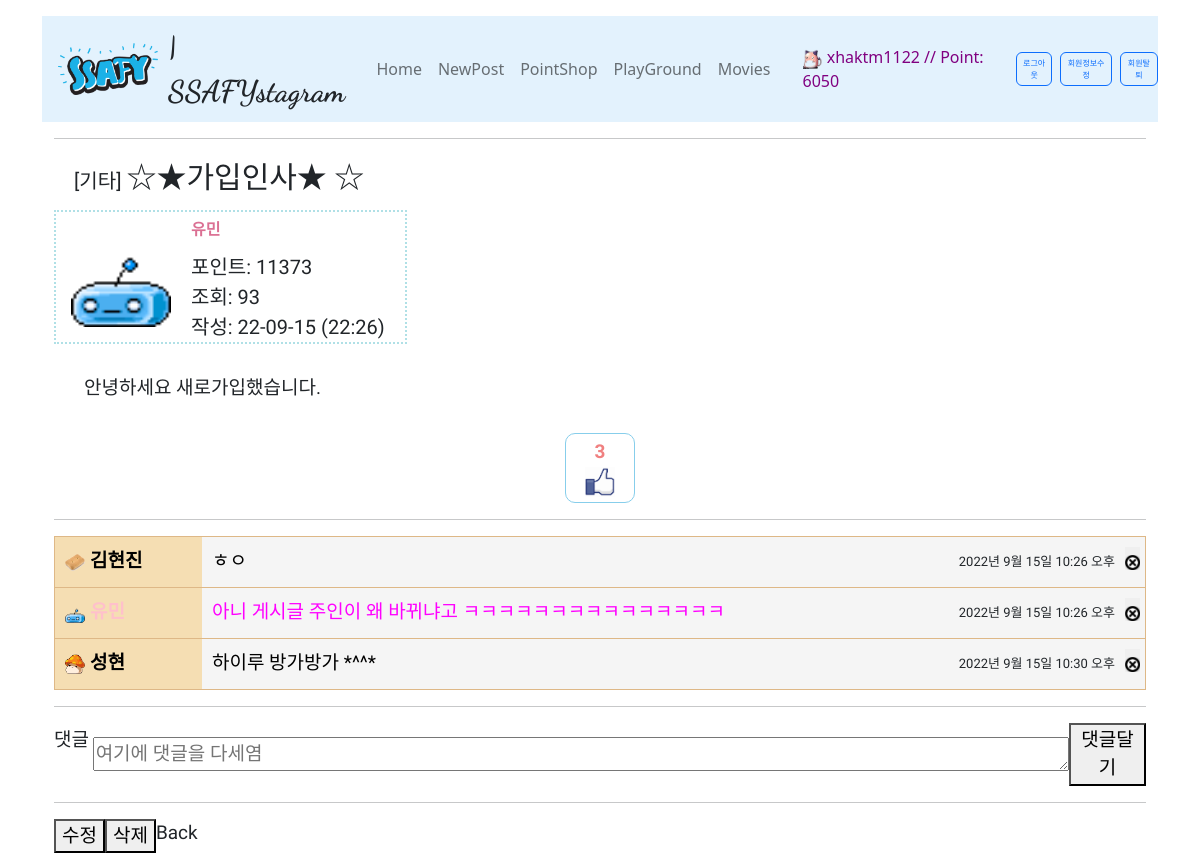
/articles/82 (signed in), run on the app's committed database.
### articles/models.py (models this page shows, shortened)
class Profile(models.Model):
    username = models.CharField(max_length=50)
    icon_id = models.IntegerField(default=0)
    icon_url = models.TextField(default='icon/gunbbang.png')
    id_color = models.TextField(default='black')
    title_color = models.TextField(default='black')

class Article(models.Model):
    header_choices = (
	('기타', '기타'),
    ('잡담', '잡담'),
    ('유머', '유머'),
    ('게임', '게임'),
    ('일상', '일상'),
    )
    header = models.CharField(max_length=2, choices=header_choices, default='기타')
    username = models.CharField(default='익명',max_length=50)
    title = models.CharField(max_length=30)
    content = models.TextField()
    count = models.IntegerField(default=0)
    up_count = models.IntegerField(default=0)
    comment_count = models.IntegerField(default=0)
    created_at = models.DateTimeField(auto_now_add=True)
    updated_at = models.DateTimeField(auto_now=True)

class Comment(models.Model):
    username = models.CharField(default='익명',max_length=50)
    article_id = models.IntegerField(default=0)
    content = models.CharField(max_length=50)
    created_at = models.DateTimeField(auto_now_add=True)
    updated_at = models.DateTimeField(auto_now=True)

### accounts/models.py (models this page shows)
class User(AbstractUser):
    point = models.IntegerField(default=500)
    pass

### articles/views.py (the view)
# urls.py: path('<int:article_pk>', views.detail, name='detail'),
@login_required
def detail(request, article_pk):
    article = Article.objects.get(pk=article_pk)
    profi = Profile.objects.get(username=article.username)
    article.count += 1
    article.save()
    if article.username != '익명':
        article_user = User.objects.get(username=article.username)
        article.point = article_user.point
    comments = Comment.objects.filter(article_id=article_pk)
    usernames = list(map(lambda x:x.username, comments))
    profiles = Profile.objects.filter(username__in=usernames)
    for comment in comments:
        for profile in profiles:
            if profile.username == comment.username :
                comment.profile = profile.icon_url
                comment.name_color = profile.id_color
                comment.title_color = profile.title_color
    context = {
        'article': article,
        'comments': comments,
        'profi': profi,
    }
    return render(request, 'articles/detail.html', context)

### articles/context_processors.py (called while the page is built)
def profile_processor(request):
    first_profile = Profile()
    first_profile.icon_url = 'icon/anonymous.png'
    is_anonymoususer = str(request.user) == 'AnonymousUser'
    if is_anonymoususer == False:
        [first_profile] = Profile.objects.filter(username=request.user.username) # 일치하는 이름으로 필터로 거름 (get은 없으면 오류)
    return {
        'profile': first_profile,
    }

### articles/templates/articles/detail.html (shortened to what this page needs)
{% extends 'base.html' %}
{% load static %}
{% block content %}
  <hr>
  <section class="poorstory">
    <header class="header-all">
      <div class="header-titlebox">
        <div class="header-group">[{{ article.header }}]</div>
        <div>{{ article.title }}</div>
      </div>
      <div class="header-box">
        <div class="header-imagebox">
          <img style="width: 100px; height: 100px; margin-right: 5px;" src="{% static profi.icon_url %}" alt="icon"/>
        </div>
        <div>
          <div class="header-namebox">
            <div>{{ article.username }}</div>
          </div>
          <div class="header-viewbox">
            <div>포인트:
              {{ article.point }}</div>
            <div>조회:
              {{ article.count }}</div>
            <div>
              작성:
              {{ article.created_at|date:"y-m-d (H:i)" }}</div>
          </div>
        </div>
      </div>
    </header>
    <div class="textarea-content">
      {{ article.content }}</div>
    <div class="justify-center">
      <button class="upbox" type="button" data-bs-toggle="modal" data-bs-target="#upcheck">
        <div>{{ article.up_count }}</div><img style="width: 30px;" src="{% static 'img/up.jpg' %}" alt="">
      </button>
    </div>
  </section>
  <hr>
  <footer class="poorstory">
    <div style="border-bottom: solid 1px burlywood;">
      {% for comment in comments %}
        <div class="justify-start comment-border">
          <div class="justify-start comment-box">
            <img style="width: 20px; height: 20px; margin-right: 5px;" src="{% static comment.profile %}" alt="icon"/>
            <span style="color: {{ comment.name_color }};">{{ comment.username }}</span>
          </div>
          <div class="comment-box2">
            <div style="color: {{ comment.title_color }};">{{ comment.content }}</div>
            <div class="d-flex align-items-center">
              <div class="comment-date">{{ comment.created_at }}</div>
              <div>
                <form action="{% url 'articles:comment_delete' article.pk comment.pk %}" method="POST">
                  <button style="padding: 0px; width: 15px; height: 15px; border: none; margin-right: 5px;" type="submit">
                    <img style="width: 100%; height: 100%;" src="{% static 'img/x.png' %}" alt="xbutton"/>
                  </button>
                </form>
              </div>
            </div>
          </div>
        </div>
      {% endfor %}
    </div>
    <hr>
    <form action="{% url 'articles:comment' article.pk %}" class="d-flex align-items-center" method="POST">
      <label for="comment">댓글 &nbsp;
      </label>
      <textarea maxlength="50" name="comment" id="comment" cols="100" rows="1" placeholder="여기에 댓글을 다세염"></textarea>
      <button type="submit">댓글달기</button>
    </form>
    <hr>
    <div class="d-flex justify-content-start">
      <form action="{% url 'articles:update' article.pk %}">
        <button>수정</button>
      </form>
      <form action="{% url 'articles:delete' article.pk %}" method="POST">
        <button>삭제</button>
      </form>
      <a href="{% url 'articles:index' %}">Back</a>
    </div>
  </footer>
{% endblock content %}

### templates/base.html (shortened to what this page needs)
{% load static %}
<!DOCTYPE html>
<html lang="en">
  <head>
    <link href="https://cdn.jsdelivr.net/npm/bootstrap@5.2.0-beta1/dist/css/bootstrap.min.css" rel="stylesheet">
    <link rel="stylesheet" href="{% static 'css/style.css' %}">
    <link rel="stylesheet" href="{% static 'css/movie_style.css' %}">
    <link rel="stylesheet" href="{% static 'css/test.css' %}">
  </head>
  <body>
    <div class="container">
      <nav class="navbar navbar-expand-lg navbar-light my-3" style="background-color: #e3f2fd;">
        <a class="navbar-brand disabled">
          <i class="fab fa-instagram ">
            <a href="{% url 'articles:index' %}"><img src="{% static 'img/ssafy.png' %}" width='100px;' style='margin-right: 10px;'></a>
          </i>
          <span class="insta">| SSAFYstagram</span>
        </a>
        <div class="collapse navbar-collapse justify-content-between" id="navbarNav">
          <ul class="navbar-nav ms-3">
            <li class="nav-item active">
              <a class="nav-link" href="{% url 'articles:index' %}">Home</a>
            </li>
            <li class="nav-item">
              <a class="nav-link" href="{% url 'articles:create' %}">NewPost</a>
            </li>
            <li class="nav-item">
              <a class="nav-link" href="{% url 'articles:pointshop' %}">PointShop</a>
            </li>
            <li class="nav-item">
              <a class="nav-link" href="{% url 'articles:download' %}">PlayGround</a>
            </li>
            <li class="nav-item">
              <a class="nav-link" href="{% url 'movies:movies' %}">Movies</a>
            </li>
          </ul>
          <ul class="navbar-nav ms-3 align-items-center">
            <li class="nav-item">
              <a href="{% url 'articles:profile' %}" class="nav-link" style="color: purple;">
                <img style="width: 20px; height: 20px;" src="{% static profile.icon_url %}" alt="icon"/>
                {{ user }}
                {% if request.user.is_authenticated %}
                  // Point:
                  {{ user.point }}
                {% endif %}
              </a>
            </li>
            {% if request.user.is_authenticated %}
              <li class="nav-item">
                <form class="nav-link" action="{% url 'accounts:logout' %}" method="POST">
                  <button type="submit" class="btn btn-outline-primary padzero">로그아웃</button>
                </form>
              </li>
              <li class="nav-item me-2">
                <a class="nav-link" href="{% url 'accounts:update' %}" style="padding: 0px; ">
                  <button type="button" class="btn btn-outline-primary padzero">회원정보수정</button>
                </a>
              </li>
              <li class="nav-item">
                <a class="nav-link" style="padding: 0px; ">
                  <button type="button" data-bs-toggle="modal" data-bs-target="#exampleModal" class="btn btn-outline-primary padzero ">회원탈퇴</button>
                </a>
              </li>
            {% endif %}
          </ul>
        </div>
      </nav>
      <div class="container">
        {% block content %}{% endblock content %}
      </div>
    </body>
  </html>

### articles/static/css/style.css (style rules this page uses)
.poorstory { font-family: 'Poor Story'; font-size: 19px; }
.insta { font-family: 'Dancing Script', cursive; font-size: 30px; font-weight: 900; }
.justify-center { display: flex; justify-content: center; }
.justify-start { display: flex; justify-content: start; padding-left: 10px; }
.padzero { --bs-btn-padding-y: .25rem; --bs-btn-padding-x: .35rem; --bs-btn-font-size: .5rem; }
a { text-decoration: none; color: inherit; }
.textarea-content { width: 95%; height: 100%; margin: 30px; }
.upbox { font-weight: bold; color: lightcoral; width: 70px; height: 70px; border-radius: 10px; border: solid 1px skyblue; background-color: white; }
.comment-box { width: 170px; height: 50px; background-color: wheat; align-items: center; font-weight: bold; }
.comment-box2 { display: flex; justify-content: space-between; padding-left: 10px; width: 1100px; height: 50px; background-color: whitesmoke; align-items: center; }
.comment-date { font-size: 13px; margin-right: 10px; }
.comment-border { border: solid 1px burlywood; border-bottom: none; padding: 0px; }
.header-titlebox { font-family: 'Do Hyeon'; display: flex; align-items: baseline; margin-left: 20px; margin-bottom: 10px; font-size: 30px; }
.header-group { font-size: 20px; margin-right: 5px; }
.header-box { display: flex; align-items: center; border: dotted 2px powderblue; width: fit-content; padding-right: 20px; }
.header-imagebox { margin: 15px; }
.header-namebox { font-family: 'Gamjz Flower'; font-size: 16px; font-weight: bold; color: palevioletred; display: flex; flex-direction: column; margin-top: 5px; margin-bottom: 10px; }
.header-viewbox { font-family: 'Cute Font'; font-size: 20px; display: flex; flex-direction: column; }

### data on the page
Profile: icon_url (picture)
User: username "xhaktm1122", point "6050"
Article: header "기타", title "☆★가입인사★ ☆", username "유민", point "11373", count "93", created_at "22-09-15 (22:26)", content "안녕하세요 새로가입했습니다.", up_count "3"
Profile: icon_url (picture)
Comment: icon_url (picture), username "김현진", content "ㅎㅇ", created_at "2022년 9월 15일 10:26 오후"
Comment: icon_url (picture), content "아니 게시글 주인이 왜 바뀌냐고 ㅋㅋㅋㅋㅋㅋㅋㅋㅋㅋㅋㅋㅋㅋㅋ", created_at "2022년 9월 15일 10:26 오후"
Comment: icon_url (picture), username "성현", content "하이루 방가방가 *^^*", created_at "2022년 9월 15일 10:30 오후"
